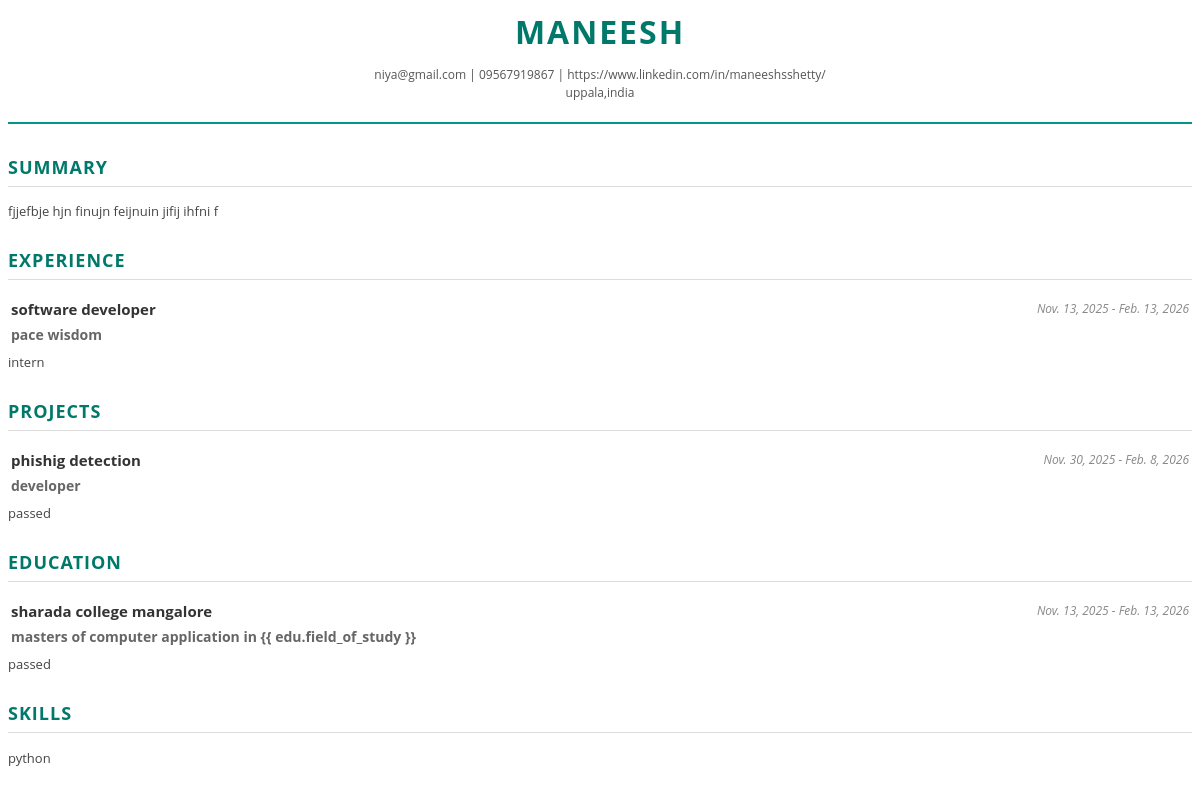
The page /resume/19/view/ on the database its author committed.
### resume/models.py (models this page shows, shortened)
class Resume(models.Model):
    full_name = models.CharField(max_length=200)
    email = models.EmailField()
    phone = models.CharField(max_length=20)
    address = models.CharField(max_length=300, blank=True)
    linkedin_url = models.URLField(blank=True)
    website_url = models.URLField(blank=True)
    summary = models.TextField(blank=True)
    skills = models.TextField(help_text="Comma-separated list of skills")
    created_at = models.DateTimeField(auto_now_add=True)
    updated_at = models.DateTimeField(auto_now=True)

class Experience(models.Model):
    resume = models.ForeignKey(Resume, on_delete=models.CASCADE, related_name='experience')
    job_title = models.CharField(max_length=200)
    company = models.CharField(max_length=200)
    location = models.CharField(max_length=200, blank=True)
    start_date = models.DateField()
    end_date = models.DateField(null=True, blank=True)
    is_current = models.BooleanField(default=False)
    description = models.TextField(blank=True)

class Project(models.Model):
    resume = models.ForeignKey(Resume, on_delete=models.CASCADE, related_name='projects')
    title = models.CharField(max_length=200)
    role = models.CharField(max_length=200, blank=True)
    start_date = models.DateField()
    end_date = models.DateField(null=True, blank=True)
    description = models.TextField(blank=True)

class Education(models.Model):
    resume = models.ForeignKey(Resume, on_delete=models.CASCADE, related_name='education')
    institution = models.CharField(max_length=200)
    degree = models.CharField(max_length=200)
    field_of_study = models.CharField(max_length=200, blank=True)
    start_date = models.DateField()
    end_date = models.DateField(null=True, blank=True)
    description = models.TextField(blank=True)

### resume/views.py (the view)
# urls.py: path('resume/<int:resume_id>/view/', views.view_resume, name='view_resume'),
def view_resume(request, resume_id, template_name='sample'):
    resume = get_object_or_404(Resume, pk=resume_id)
    template_path = f'resume/pdf/{template_name}.html'
    return render(request, template_path, {'resume': resume})

### resume/templates/resume/pdf/sample.html (shortened to what this page needs)
<!DOCTYPE html>
<html>
<head>
</head>
<body>
    <div class="header">
        <div class="name">{{ resume.full_name }}</div>
        <div class="contact-info">
            {{ resume.email }} | {{ resume.phone }}
            {% if resume.linkedin_url %}| {{ resume.linkedin_url }} {% endif %}
            <br>
            {{ resume.address }}
        </div>
    </div>
    {% if resume.summary %}
    <div class="section">
        <div class="section-header">Summary</div>
        <div class="description">{{ resume.summary }}</div>
    </div>
    {% endif %}
    <div class="section">
        <div class="section-header">Experience</div>
        {% for exp in resume.experience.all %}
        <div class="item">
            <table class="title-table">
                <tr>
                    <td style="width: 70%;">
                        <span class="job-title">{{ exp.job_title }}</span>
                    </td>
                    <td class="date-location">
                        {{ exp.start_date }} - {% if exp.is_current %}Present{% else %}{{ exp.end_date }}{% endif %}
                    </td>
                </tr>
                <tr>
                    <td colspan="2">
                        <span class="company-name">{{ exp.company }}</span>
                    </td>
                </tr>
            </table>
            <div class="description">{{ exp.description|linebreaksbr }}</div>
        </div>
        {% endfor %}
    </div>
    <div class="section">
        <div class="section-header">Projects</div>
        {% for proj in resume.projects.all %}
        <div class="item">
            <table class="title-table">
                <tr>
                    <td style="width: 70%;">
                        <span class="job-title">{{ proj.title }}</span>
                    </td>
                    <td class="date-location">
                        {{ proj.start_date }} - {% if proj.end_date %}{{ proj.end_date }}{% else %}Present{% endif %}
                    </td>
                </tr>
                <tr>
                    <td colspan="2">
                        <span class="company-name">{% if proj.role %}{{ proj.role }}{% endif %}</span>
                    </td>
                </tr>
            </table>
            <div class="description">{{ proj.description|linebreaksbr }}</div>
        </div>
        {% endfor %}
    </div>
    <div class="section">
        <div class="section-header">Education</div>
        {% for edu in resume.education.all %}
        <div class="item">
            <table class="title-table">
                <tr>
                    <td style="width: 70%;">
                        <span class="job-title">{{ edu.institution }}</span>
                    </td>
                    <td class="date-location">
                        {{ edu.start_date }} - {% if edu.end_date %}{{ edu.end_date }}{% else %}Present{% endif %}
                    </td>
                </tr>
                <tr>
                    <td colspan="2">
                        <span class="company-name">{{ edu.degree }} {% if edu.field_of_study %} in {{ edu.field_of_study
                            }}{% endif %}</span>
                    </td>
                </tr>
            </table>
            <div class="description">{{ edu.description|linebreaksbr }}</div>
        </div>
        {% endfor %}
    </div>
    <div class="section">
        <div class="section-header">Skills</div>
        <div class="description skills-list">
            {{ resume.skills|linebreaksbr }}
        </div>
    </div>
</body>
</html>

### resume/templates/resume/pdf/sample.html (style rules this page uses)
body { font-family: 'Open Sans', Helvetica, Arial, sans-serif; color: #333; line-height: 1.5; font-size: 14px; }
.header { text-align: center; margin-bottom: 30px; border-bottom: 2px solid #009688; padding-bottom: 20px; }
.name { font-size: 32px; font-weight: bold; text-transform: uppercase; color: #00796b; letter-spacing: 2px; }
.contact-info { font-size: 12px; color: #555; margin-top: 10px; }
.section { margin-top: 25px; margin-bottom: 20px; }
.section-header { font-size: 18px; font-weight: bold; color: #00796b; text-transform: uppercase; border-bottom: 1px solid #ddd; padding-bottom: 5px; margin-bottom: 15px; letter-spacing: 1px; }
.item { margin-bottom: 15px; }
.title-table { width: 100%; }
.job-title { font-weight: bold; font-size: 15px; color: #333; }
.company-name { font-weight: bold; color: #666; font-size: 14px; }
.date-location { text-align: right; font-size: 12px; color: #888; font-style: italic; }
.description { font-size: 13px; color: #444; text-align: justify; margin-top: 5px; }
.skills-list { line-height: 1.6; }

### rows shown on the page
Resume: full_name "MANEESH", email "niya@gmail.com", phone "09567919867", linkedin_url "https://www.linkedin.com/in/maneeshsshetty/", address "uppala,india", summary "fjjefbje hjn finujn feijnuin jifij ihfni f", skills "python"
Experience: job_title "software developer", start_date "Nov. 13, 2025", end_date "Feb. 13, 2026", company "pace wisdom", description "intern"
Project: title "phishig detection", start_date "Nov. 30, 2025", end_date "Feb. 8, 2026", role "developer", description "passed"
Education: institution "sharada college mangalore", start_date "Nov. 13, 2025", end_date "Feb. 13, 2026", degree "masters of computer application", field_of_study "in {{ edu.field_of_study }}", description "passed"
